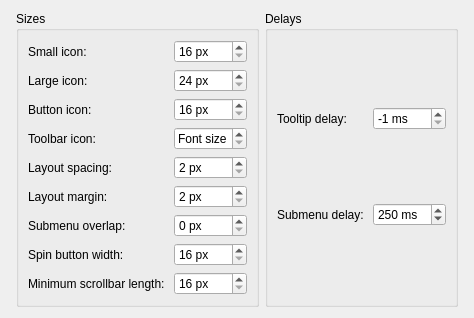
             <widget class="QWidget" name="tab_3">
              <attribute name="title">
               <string>Sizes &amp;&amp; Delays</string>
              </attribute>
              <layout class="QGridLayout" name="gridLayout_10">
               <item row="0" column="1">
                <widget class="QGroupBox" name="groupBox_2">
                 <property name="title">
                  <string>Sizes</string>
                 </property>
                 <layout class="QGridLayout" name="gridLayout_7">
                  <item row="0" column="0">
                   <widget class="QLabel" name="labelSmall">
                    <property name="toolTip">
                     <string>Affects menu-items and headers.

The default value is 16 px but
some apps may set it themselves.

If this is disabled, see:
Miscellaneous → Respect current DE if possible</string>
                    </property>
                    <property name="text">
                     <string>Small icon:</string>
                    </property>
                   </widget>
                  </item>
                  <item row="0" column="1">
                   <widget class="QSpinBox" name="spinSmall">
                    <property name="toolTip">
                     <string>Affects menu-items and headers.

The default value is 16 px but
some apps may set it themselves.

If this is disabled, see:
Miscellaneous → Respect current DE if possible</string>
                    </property>
                    <property name="suffix">
                     <string> px</string>
                    </property>
                    <property name="minimum">
                     <number>16</number>
                    </property>
                    <property name="maximum">
                     <number>48</number>
                    </property>
                   </widget>
                  </item>
                  <item row="1" column="0">
                   <widget class="QLabel" name="labelLarge">
                    <property name="toolTip">
                     <string>Affects icon views.

The default value is 32 px but
some apps set it themselves.

If this is disabled, see:
Miscellaneous → Respect current DE if possible</string>
                    </property>
                    <property name="text">
                     <string>Large icon:</string>
                    </property>
                   </widget>
                  </item>
                  <item row="1" column="1">
                   <widget class="QSpinBox" name="spinLarge">
                    <property name="toolTip">
                     <string>Affects icon views.

The default value is 32 px but
some apps set it themselves.

If this is disabled, see:
Miscellaneous → Respect current DE if possible</string>
                    </property>
                    <property name="suffix">
                     <string> px</string>
                    </property>
                    <property name="minimum">
                     <number>24</number>
                    </property>
                    <property name="maximum">
                     <number>128</number>
                    </property>
                   </widget>
                  </item>
                  <item row="2" column="0">
                   <widget class="QLabel" name="labelButton">
                    <property name="toolTip">
                     <string>Affects buttons, tab-bars and list-views.

The default value is 16 px.</string>
                    </property>
                    <property name="text">
                     <string>Button icon:</string>
                    </property>
                   </widget>
                  </item>
                  <item row="2" column="1">
                   <widget class="QSpinBox" name="spinButton">
                    <property name="toolTip">
                     <string>Affects buttons, tab-bars and list-views.

The default value is 16 px.</string>
                    </property>
                    <property name="suffix">
                     <string> px</string>
                    </property>
                    <property name="minimum">
                     <number>16</number>
                    </property>
                    <property name="maximum">
                     <number>64</number>
                    </property>
                   </widget>
                  </item>
                  <item row="3" column="0">
                   <widget class="QLabel" name="labelToolbar">
                    <property name="toolTip">
                     <string>Affects toolbars.

The default value is 22 px but
some apps set it themselves.
KDE apps get it from KDE setting.</string>
                    </property>
                    <property name="text">
                     <string>Toolbar icon:</string>
                    </property>
                   </widget>
                  </item>
                  <item row="3" column="1">
                   <widget class="QSpinBox" name="spinToolbar">
                    <property name="toolTip">
                     <string>Affects toolbars.

The default value is 22 px but
some apps set it themselves.
KDE apps get it from KDE setting.</string>
                    </property>
                    <property name="specialValueText">
                     <string>Font size</string>
                    </property>
                    <property name="suffix">
                     <string> px</string>
                    </property>
                    <property name="minimum">
                     <number>15</number>
                    </property>
                    <property name="maximum">
                     <number>64</number>
                    </property>
                   </widget>
                  </item>
                  <item row="4" column="0">
                   <widget class="QLabel" name="labelLayout">
                    <property name="toolTip">
                     <string>The default value is 3 px but
some apps set it themeselves.</string>
                    </property>
                    <property name="text">
                     <string>Layout spacing:</string>
                    </property>
                   </widget>
                  </item>
                  <item row="4" column="1">
                   <widget class="QSpinBox" name="spinLayout">
                    <property name="toolTip">
                     <string>The default value is 3 px but
some apps set it themeselves.</string>
                    </property>
                    <property name="suffix">
                     <string> px</string>
                    </property>
                    <property name="minimum">
                     <number>2</number>
                    </property>
                    <property name="maximum">
                     <number>16</number>
                    </property>
                   </widget>
                  </item>
                  <item row="5" column="0">
                   <widget class="QLabel" name="labelMarging">
                    <property name="toolTip">
                     <string>The default value is 4 px but some apps set it themeselves.</string>
                    </property>
                    <property name="text">
                     <string>Layout margin:</string>
                    </property>
                   </widget>
                  </item>
                  <item row="5" column="1">
                   <widget class="QSpinBox" name="spinLayoutMargin">
                    <property name="toolTip">
                     <string>The default value is 4 px but some apps set it themeselves.</string>
                    </property>
                    <property name="suffix">
                     <string> px</string>
                    </property>
                    <property name="minimum">
                     <number>2</number>
                    </property>
                    <property name="maximum">
                     <number>16</number>
                    </property>
                   </widget>
                  </item>
                  <item row="6" column="0">
                   <widget class="QLabel" name="labelOverlap">
                    <property name="toolTip">
                     <string>The horizontal overlap between a submenu and its parent.

0 by default.</string>
                    </property>
                    <property name="text">
                     <string>Submenu overlap: </string>
                    </property>
                   </widget>
                  </item>
                  <item row="6" column="1">
                   <widget class="QSpinBox" name="spinOverlap">
                    <property name="toolTip">
                     <string>The horizontal overlap between a submenu and its parent.

0 by default.</string>
                    </property>
                    <property name="suffix">
                     <string> px</string>
                    </property>
                    <property name="maximum">
                     <number>16</number>
                    </property>
                    <property name="value">
                     <number>0</number>
                    </property>
                   </widget>
                  </item>
                  <item row="7" column="0">
                   <widget class="QLabel" name="labelSpinWidth">
                    <property name="toolTip">
                     <string>The width of horizontal spin buttons.
(Has no effect when spin indicators are vertical.)</string>
                    </property>
                    <property name="text">
                     <string>Spin button width: </string>
                    </property>
                   </widget>
                  </item>
                  <item row="7" column="1">
                   <widget class="QSpinBox" name="spinSpinBtnWidth">
                    <property name="toolTip">
                     <string>The width of horizontal spin buttons.
(Has no effect when spin indicators are vertical.)</string>
                    </property>
                    <property name="suffix">
                     <string> px</string>
                    </property>
                    <property name="minimum">
                     <number>16</number>
                    </property>
                    <property name="maximum">
                     <number>32</number>
                    </property>
                    <property name="value">
                     <number>16</number>
                    </property>
                   </widget>
                  </item>
                  <item row="8" column="0">
                   <widget class="QLabel" name="labelMinScrollLength">
                    <property name="toolTip">
                     <string>The minimum length of scrollbars.</string>
                    </property>
                    <property name="whatsThis">
                     <string>&lt;html&gt;&lt;head/&gt;&lt;body&gt;&lt;p&gt;The minimum height of vertical scrollbars and the minimum width of horizontal scrollbars.&lt;/p&gt;&lt;/body&gt;&lt;/html&gt;</string>
                    </property>
                    <property name="text">
                     <string>Minimum scrollbar length: </string>
                    </property>
                   </widget>
                  </item>
                  <item row="8" column="1">
                   <widget class="QSpinBox" name="spinMinScrollLength">
                    <property name="toolTip">
                     <string>The minimum length of scrollbars.</string>
                    </property>
                    <property name="whatsThis">
                     <string>&lt;html&gt;&lt;head/&gt;&lt;body&gt;&lt;p&gt;The minimum height of vertical scrollbars and the minimum width of horizontal scrollbars.&lt;/p&gt;&lt;/body&gt;&lt;/html&gt;</string>
                    </property>
                    <property name="suffix">
                     <string> px</string>
                    </property>
                    <property name="minimum">
                     <number>16</number>
                    </property>
                    <property name="maximum">
                     <number>100</number>
                    </property>
                    <property name="value">
                     <number>16</number>
                    </property>
                   </widget>
                  </item>
                 </layout>
                </widget>
               </item>
               <item row="0" column="0">
                <spacer name="horizontalSpacer_7">
                 <property name="orientation">
                  <enum>Qt::Horizontal</enum>
                 </property>
                 <property name="sizeHint" stdset="0">
                  <size>
                   <width>5</width>
                   <height>5</height>
                  </size>
                 </property>
                </spacer>
               </item>
               <item row="0" column="2">
                <widget class="QGroupBox" name="groupBox_3">
                 <property name="title">
                  <string>Delays</string>
                 </property>
                 <layout class="QGridLayout" name="gridLayout_12">
                  <item row="0" column="0">
                   <widget class="QLabel" name="labelTooltipDelay">
                    <property name="toolTip">
                     <string>The delay, in milliseconds, before a tooltip is shown.

Zero means tooltips are shown instantly.

-1 means the default Qt behavior.</string>
                    </property>
                    <property name="text">
                     <string>Tooltip delay:</string>
                    </property>
                   </widget>
                  </item>
                  <item row="1" column="0">
                   <widget class="QLabel" name="label_5">
                    <property name="toolTip">
                     <string>The delay, in milliseconds, to wait before opening a submenu.
250 by default.

-1 means no popup (opening by clicking),
while 0 means no delay.</string>
                    </property>
                    <property name="text">
                     <string>Submenu delay: </string>
                    </property>
                   </widget>
                  </item>
                  <item row="0" column="1">
                   <widget class="QSpinBox" name="spinTooltipDelay">
                    <property name="toolTip">
                     <string>The delay, in milliseconds, before a tooltip is shown.

Zero means tooltips are shown instantly.

-1 means the default Qt behavior.</string>
                    </property>
                    <property name="suffix">
                     <string> ms</string>
                    </property>
                    <property name="minimum">
                     <number>-1</number>
                    </property>
                    <property name="maximum">
                     <number>9999</number>
                    </property>
                    <property name="value">
                     <number>-1</number>
                    </property>
                   </widget>
                  </item>
                  <item row="1" column="1">
                   <widget class="QSpinBox" name="spinSubmenuDelay">
                    <property name="toolTip">
                     <string>The delay, in milliseconds, to wait before opening a submenu.
250 by default.

-1 means no popup (opening by clicking),
while 0 means no delay.</string>
                    </property>
                    <property name="suffix">
                     <string> ms</string>
                    </property>
                    <property name="minimum">
                     <number>-1</number>
                    </property>
                    <property name="maximum">
                     <number>1000</number>
                    </property>
                    <property name="value">
                     <number>250</number>
                    </property>
                   </widget>
                  </item>
                 </layout>
                </widget>
               </item>
               <item row="0" column="3">
                <spacer name="horizontalSpacer_6">
                 <property name="orientation">
                  <enum>Qt::Horizontal</enum>
                 </property>
                 <property name="sizeHint" stdset="0">
                  <size>
                   <width>5</width>
                   <height>5</height>
                  </size>
                 </property>
                </spacer>
               </item>
              </layout>
             </widget>
